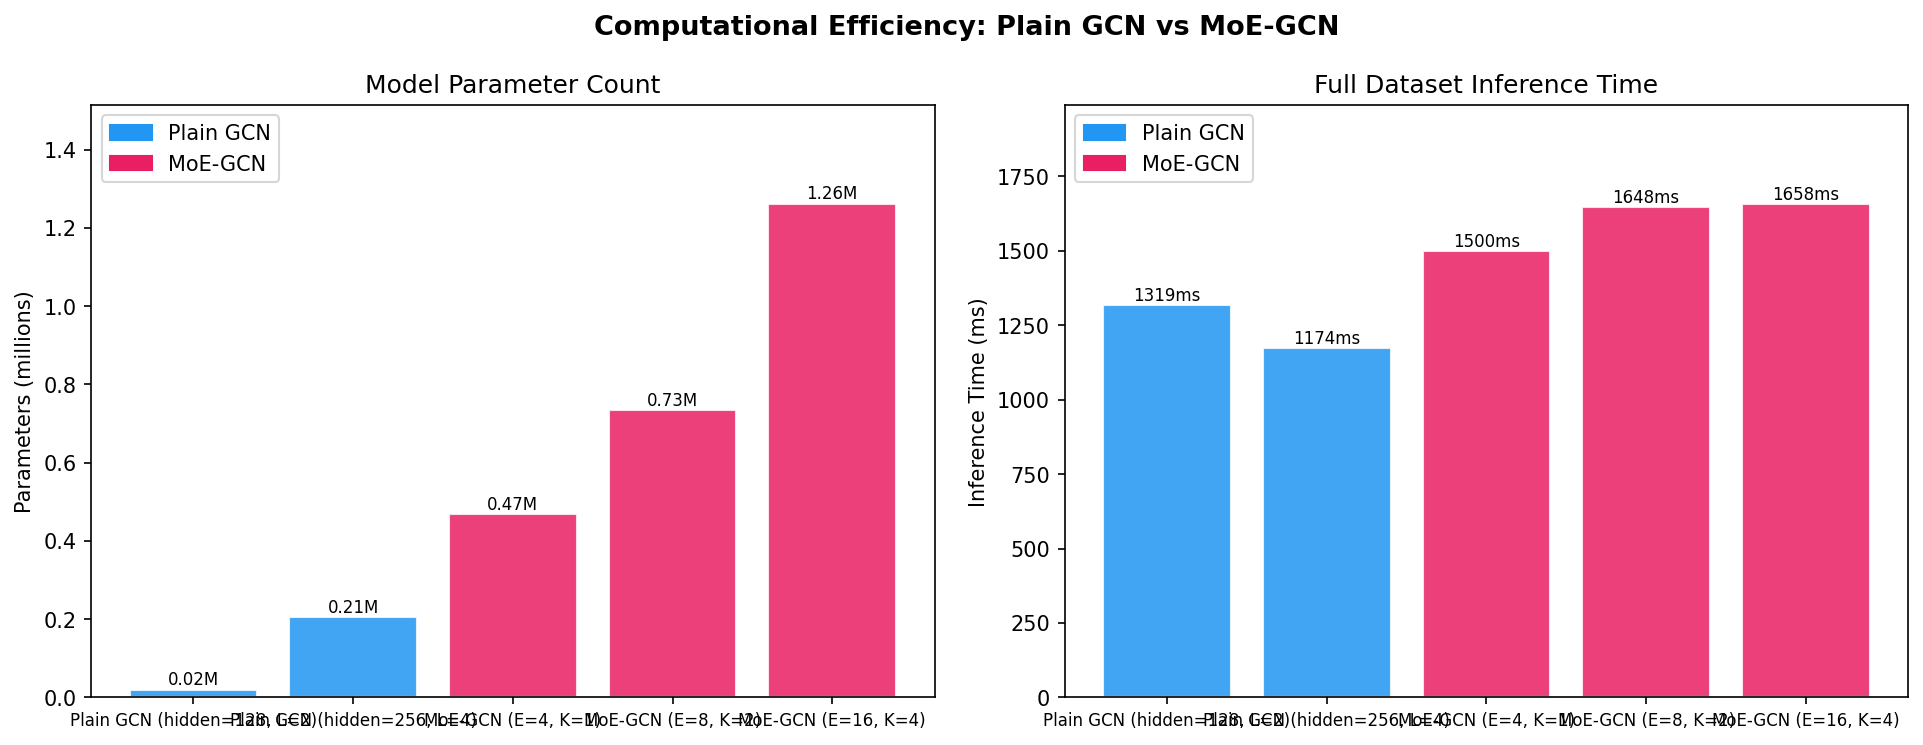

Python code for this plot:
"""
param_timing.py — Parameter Count + Inference Time Comparison
Compares PlainGCN vs MoE-GCN across different configs.
Run: python param_timing.py
"""

import time, json, warnings
import numpy as np
import torch
import torch.nn as nn
import torch.nn.functional as F
from torch_geometric.data import DataLoader
from torch_geometric.datasets import MoleculeNet
from torch_geometric.nn import GCNConv, global_mean_pool
import matplotlib
matplotlib.use('Agg')
import matplotlib.pyplot as plt

warnings.filterwarnings("ignore")
DEVICE = torch.device("cuda" if torch.cuda.is_available() else "cpu")
DATA_ROOT = "./data"
print(f"Device: {DEVICE}")

def ToFloat(data):
    data.x = data.x.float()
    return data

class MoELayer(nn.Module):
    def __init__(self, in_dim, out_dim, num_experts, top_k):
        super().__init__()
        self.num_experts = num_experts
        self.top_k = top_k
        self.experts = nn.ModuleList([nn.Sequential(nn.Linear(in_dim, out_dim), nn.ReLU()) for _ in range(num_experts)])
        self.gate = nn.Linear(in_dim, num_experts)
    def forward(self, x):
        gl = self.gate(x)
        tv, ti = torch.topk(gl, self.top_k, dim=-1)
        w = torch.zeros_like(gl).scatter_(1, ti, F.softmax(tv, dim=-1))
        eo = torch.stack([e(x) for e in self.experts], dim=1)
        return (w.unsqueeze(-1) * eo).sum(dim=1), (self.num_experts * (w.mean(0)**2).sum())

class PlainGCN(nn.Module):
    def __init__(self, in_dim, hidden, num_layers, dropout, num_tasks):
        super().__init__()
        self.convs = nn.ModuleList()
        self.bns = nn.ModuleList()
        self.dropout = dropout
        for i in range(num_layers):
            self.convs.append(GCNConv(in_dim if i==0 else hidden, hidden))
            self.bns.append(nn.BatchNorm1d(hidden))
        self.head = nn.Linear(hidden, num_tasks)
    def forward(self, data):
        x, ei, b = data.x, data.edge_index, data.batch
        for conv, bn in zip(self.convs, self.bns):
            x = F.relu(bn(conv(x, ei)))
            x = F.dropout(x, p=self.dropout, training=self.training)
        return self.head(global_mean_pool(x, b)), None

class MoEGCN(nn.Module):
    def __init__(self, in_dim, hidden, num_layers, dropout, num_experts, top_k, num_tasks):
        super().__init__()
        self.convs = nn.ModuleList()
        self.bns = nn.ModuleList()
        self.dropout = dropout
        for i in range(num_layers):
            self.convs.append(GCNConv(in_dim if i==0 else hidden, hidden))
            self.bns.append(nn.BatchNorm1d(hidden))
        self.moe = MoELayer(hidden, hidden, num_experts, top_k)
        self.head = nn.Linear(hidden, num_tasks)
    def forward(self, data):
        x, ei, b = data.x, data.edge_index, data.batch
        for conv, bn in zip(self.convs, self.bns):
            x = F.relu(bn(conv(x, ei)))
            x = F.dropout(x, p=self.dropout, training=self.training)
        x = global_mean_pool(x, b)
        x, bal = self.moe(x)
        return self.head(x), bal

def count_params(model):
    return sum(p.numel() for p in model.parameters() if p.requires_grad)

def measure_inference_time(model, loader, n_runs=3):
    model.eval()
    # Warmup
    for batch in loader:
        batch = batch.to(DEVICE)
        with torch.no_grad(): model(batch)
        break
    times = []
    for _ in range(n_runs):
        t0 = time.time()
        with torch.no_grad():
            for batch in loader:
                batch = batch.to(DEVICE)
                model(batch)
        times.append(time.time() - t0)
    return float(np.mean(times)) * 1000  # ms

# Load Tox21 for benchmarking
print("Loading Tox21...")
dataset = MoleculeNet(root=DATA_ROOT, name="Tox21", transform=ToFloat)
loader  = DataLoader(dataset, batch_size=64, shuffle=False)
in_dim  = dataset.num_node_features
NUM_TASKS = 12

configs = [
    {"label": "Plain GCN\n(hidden=128, L=2)", "type": "plain", "hidden": 128, "num_layers": 2, "dropout": 0.0, "num_tasks": NUM_TASKS},
    {"label": "Plain GCN\n(hidden=256, L=4)", "type": "plain", "hidden": 256, "num_layers": 4, "dropout": 0.0, "num_tasks": NUM_TASKS},
    {"label": "MoE-GCN\n(E=4, K=1)",          "type": "moe",   "hidden": 256, "num_layers": 4, "dropout": 0.0, "num_experts": 4,  "top_k": 1, "num_tasks": NUM_TASKS},
    {"label": "MoE-GCN\n(E=8, K=2)",          "type": "moe",   "hidden": 256, "num_layers": 4, "dropout": 0.0, "num_experts": 8,  "top_k": 2, "num_tasks": NUM_TASKS},
    {"label": "MoE-GCN\n(E=16, K=4)",         "type": "moe",   "hidden": 256, "num_layers": 4, "dropout": 0.0, "num_experts": 16, "top_k": 4, "num_tasks": NUM_TASKS},
]

results = []
print(f"\n{'Config':35} {'Params':>12} {'Inference(ms)':>15}")
print("-" * 65)
for cfg in configs:
    if cfg["type"] == "plain":
        model = PlainGCN(in_dim, cfg["hidden"], cfg["num_layers"], cfg["dropout"], cfg["num_tasks"]).to(DEVICE)
    else:
        model = MoEGCN(in_dim, cfg["hidden"], cfg["num_layers"], cfg["dropout"],
                       cfg["num_experts"], cfg["top_k"], cfg["num_tasks"]).to(DEVICE)
    params = count_params(model)
    inf_ms = measure_inference_time(model, loader)
    results.append({"label": cfg["label"].replace("\n"," "), "params": params, "inference_ms": inf_ms})
    print(f"  {cfg['label'].replace(chr(10),' '):33} {params:>12,} {inf_ms:>13.1f} ms")

# ── Plot ──────────────────────────────────────────────────────────────────────
labels     = [r["label"] for r in results]
params     = [r["params"]/1e6 for r in results]
inf_times  = [r["inference_ms"] for r in results]
colors     = ["#2196F3","#2196F3","#E91E63","#E91E63","#E91E63"]

fig, axes = plt.subplots(1, 2, figsize=(13, 5))
fig.suptitle("Computational Efficiency: Plain GCN vs MoE-GCN", fontsize=13, fontweight='bold')

ax = axes[0]
bars = ax.bar(range(len(labels)), params, color=colors, alpha=0.85, edgecolor='white')
ax.set_xticks(range(len(labels)))
ax.set_xticklabels(labels, fontsize=8)
ax.set_ylabel("Parameters (millions)")
ax.set_title("Model Parameter Count")
for bar, p in zip(bars, params):
    ax.text(bar.get_x() + bar.get_width()/2, bar.get_height() + 0.002,
            f"{p:.2f}M", ha='center', va='bottom', fontsize=8)
ax.set_ylim(0, max(params)*1.2)

ax2 = axes[1]
bars2 = ax2.bar(range(len(labels)), inf_times, color=colors, alpha=0.85, edgecolor='white')
ax2.set_xticks(range(len(labels)))
ax2.set_xticklabels(labels, fontsize=8)
ax2.set_ylabel("Inference Time (ms)")
ax2.set_title("Full Dataset Inference Time")
for bar, t in zip(bars2, inf_times):
    ax2.text(bar.get_x() + bar.get_width()/2, bar.get_height() + 0.5,
             f"{t:.0f}ms", ha='center', va='bottom', fontsize=8)
ax2.set_ylim(0, max(inf_times)*1.2)

from matplotlib.patches import Patch
legend = [Patch(color="#2196F3", label="Plain GCN"), Patch(color="#E91E63", label="MoE-GCN")]
axes[0].legend(handles=legend, loc='upper left')
axes[1].legend(handles=legend, loc='upper left')

plt.tight_layout()
plt.savefig("param_timing.png", dpi=150, bbox_inches='tight')
plt.close()
print("\nSaved → param_timing.png")

# Save JSON
with open("param_timing.json", "w") as f:
    json.dump(results, f, indent=2)
print("Saved → param_timing.json")
